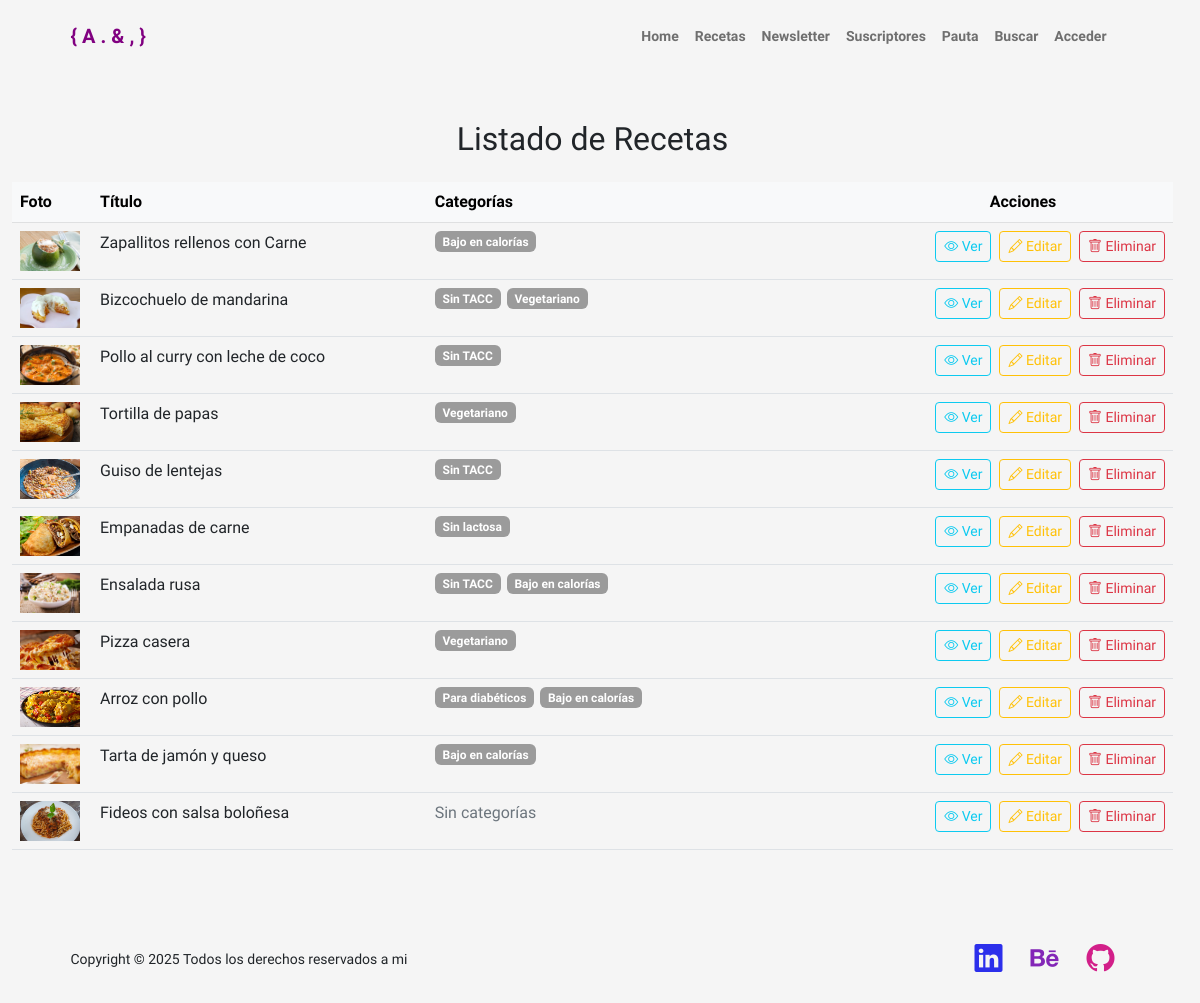
The page /tabla_edicion_recetas/ on the database its author committed.
### portfolio/models.py (models this page shows, shortened)
class Receta(models.Model):
    titulo = models.CharField(max_length=100)
    foto = models.ImageField(upload_to='recetas/', blank=True, null=True)
    receta = RichTextField()
    categorias = models.ManyToManyField(Categorias, blank=True)

class Categorias(models.Model):
    nombre = models.CharField(max_length=100, unique=True)

### portfolio/views.py (the view)
# urls.py: path('tabla_edicion_recetas/', views.tabla_edicion_recetas, name='tabla_edicion_recetas'),
def tabla_edicion_recetas(request):
    recetas = Receta.objects.all().order_by('-id')
    return render(request, 'portfolio/tabla_edicion_recetas.html', {'recetas': recetas})

### portfolio/templates/portfolio/tabla_edicion_recetas.html (shortened to what this page needs)
{% extends 'portfolio/padre.html' %}
{% load static %}
{% block contenido %}
<div class="container py-5" style="max-width: 1200px;">
    <h2 class="mb-4 text-center">Listado de Recetas</h2>
    <div class="table-responsive">
        <table class="table table-hover align-left">
            <thead class="table-light">
                <tr class="text-start">
                    <th style="width: 80px;">Foto</th>
                    <th style="max-width: 150px;">Título</th>
                    <th style="max-width: 100px;">Categorías</th>
                    <th style="width: 300px;" class="text-center">Acciones</th>
                </tr>
            </thead>
            <tbody>
                {% for receta in recetas %}
                    <td>
                    {% if receta.foto %}
                        <img src="{{ receta.foto.url }}" alt="{{ receta.titulo }}" style="width: 60px; height: 40px; object-fit: cover;">
                    {% else %}
                        <img src="{% static 'portfolio/img/imagen_default.jpg' %}" alt="Sin foto" style="width: 60px; height: 40px; object-fit: cover;">
                    {% endif %}
                    </td>
                    <td style="max-width: 150px; overflow: hidden; text-overflow: ellipsis; white-space: nowrap;" class="text-start">
                        {{ receta.titulo }}
                    </td>
                    <td style="max-width: 200px;" class="text-start">
                        <div style="display: flex; flex-wrap: wrap; gap: 2px;">
                            {% for cat in receta.categorias.all %}
                                <span class="badge bg-secondary me-1 mb-1" style="background-color: #9b9b9b !important;">{{ cat.nombre }}</span>
                            {% empty %}
                                <span class="text-muted">Sin categorías</span>
                            {% endfor %}
                        </div>
                    </td>
                    <td class="text-end">
                        <a href="{% url 'detalle_receta' receta.pk %}" class="btn btn-sm btn-outline-info me-1" title="Ver">
                            <i class="bi bi-eye"></i>
                            Ver
                        </a>
                        <a href="{% url 'editar_receta' receta.pk %}" class="btn btn-sm btn-outline-warning me-1" title="Editar">
                            <i class="bi bi-pencil"></i>
                            Editar
                        </a>
                    <form method="post" action="{% url 'eliminar_receta' receta.pk %}" style="display: inline;" onsubmit="return confirm('¿Estás seguro de que quieres eliminar esta receta?');">
                        <button type="submit" class="btn btn-sm btn-outline-danger" title="Eliminar" onclick="event.stopPropagation();">
                            <i class="bi bi-trash"></i>
                            Eliminar
                        </button>
                    </form>
                    </td>
                {% empty %}
                <tr>
                    <td colspan="4" class="text-center">No hay recetas cargadas.</td>
                </tr>
                {% endfor %}
            </tbody>
        </table>
    </div>
</div>
{% endblock %}

### rows shown on the page
Receta: foto (picture), titulo "Zapallitos rellenos con Carne"
Categorias: nombre "Bajo en calorías"
Receta: foto (picture), titulo "Bizcochuelo de mandarina"
Categorias: nombre "Sin TACC"
Categorias: nombre "Vegetariano"
Receta: foto (picture), titulo "Pollo al curry con leche de coco"
Receta: foto (picture), titulo "Tortilla de papas"
Receta: foto (picture), titulo "Guiso de lentejas"
Receta: foto (picture), titulo "Empanadas de carne"
Categorias: nombre "Sin lactosa"
Receta: foto (picture), titulo "Ensalada rusa"
Receta: foto (picture), titulo "Pizza casera"
Receta: foto (picture), titulo "Arroz con pollo"
Categorias: nombre "Para diabéticos"
Receta: foto (picture), titulo "Tarta de jamón y queso"
Receta: foto (picture), titulo "Fideos con salsa boloñesa"
